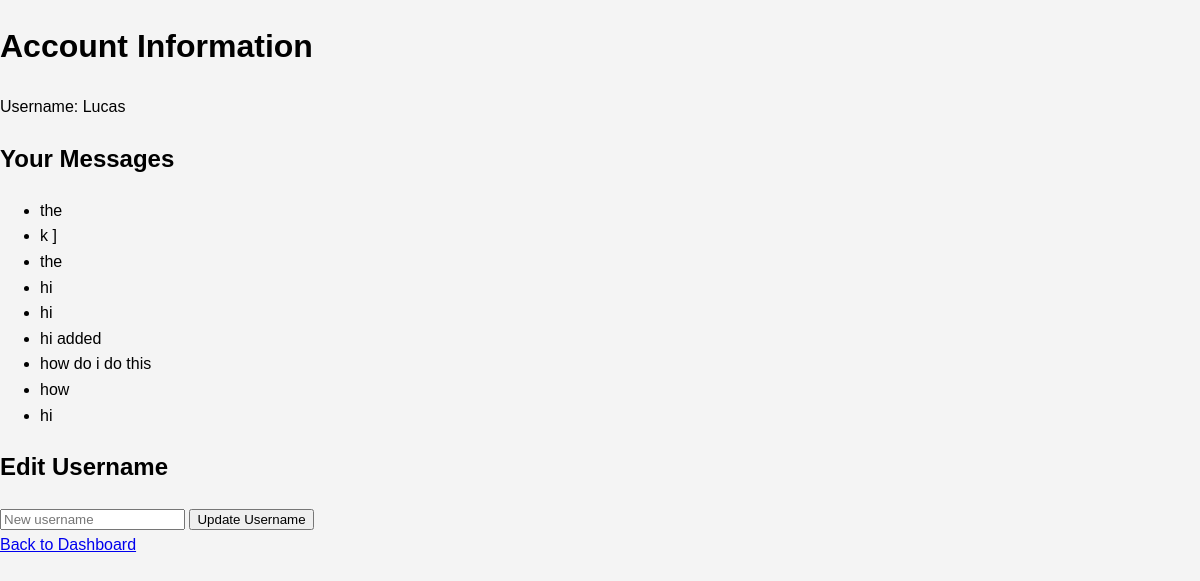
/account (signed in), run on the app's committed database.
### tables this page shows
CREATE TABLE users (
                                id INTEGER PRIMARY KEY AUTOINCREMENT,
                                username TEXT NOT NULL UNIQUE,
                                password TEXT NOT NULL
                            );

CREATE TABLE messages (
                                  id INTEGER PRIMARY KEY AUTOINCREMENT,
                                  content TEXT NOT NULL,
                                  user_id INTEGER NOT NULL, class_id INTEGER REFERENCES classes(id),
                                  FOREIGN KEY (user_id) REFERENCES users (id)
                              );

### app.py (the view)
@app.route('/account')
def account():
    if 'user_id' not in session:
        return redirect(url_for('login'))
    user_id = session['user_id']
    conn = create_connection()
    cur = conn.cursor()
    cur.execute("SELECT username FROM users WHERE id = ?", (user_id,))
    user = cur.fetchone()
    cur.execute("SELECT id, content FROM messages WHERE user_id = ?", (user_id,))
    user_messages = cur.fetchall()
    conn.close()
    return render_template('account.html', user=user, user_messages=user_messages)

### database.py (called while the page is built)
def create_connection():
    conn = sqlite3.connect('message_board.db')
    conn.row_factory = sqlite3.Row
    return conn

### templates/account.html (shortened to what this page needs)
<!DOCTYPE html>
<html lang="en">
<head>
    <link rel="stylesheet" href="{{ url_for('static', filename='css/style.css') }}">
</head>
<body>
    <h1>Account Information</h1>
    <p>Username: {{ user.username }}</p>
    <h2>Your Messages</h2>
    <ul>
        {% for message in user_messages %}
        <li>{{ message.content }}</li>
        {% endfor %}
    </ul>
    <h2>Edit Username</h2>
    <form action="{{ url_for('edit_username') }}" method="POST">
        <input type="text" name="new_username" placeholder="New username" required>
        <button type="submit">Update Username</button>
    </form>
    <a href="{{ url_for('dashboard') }}">Back to Dashboard</a>
</body>
</html>

### static/css/style.css (style rules this page uses)
body { font-family: Arial, sans-serif; line-height: 1.6; margin: 0; padding: 0; background: #f4f4f4; }

### data on the page
users: username "Lucas"
messages: content "the"
messages: content "k ]"
messages: content "the"
messages: content "hi"
messages: content "hi"
messages: content "hi added"
messages: content "how do i do this"
messages: content "how"
messages: content "hi"
